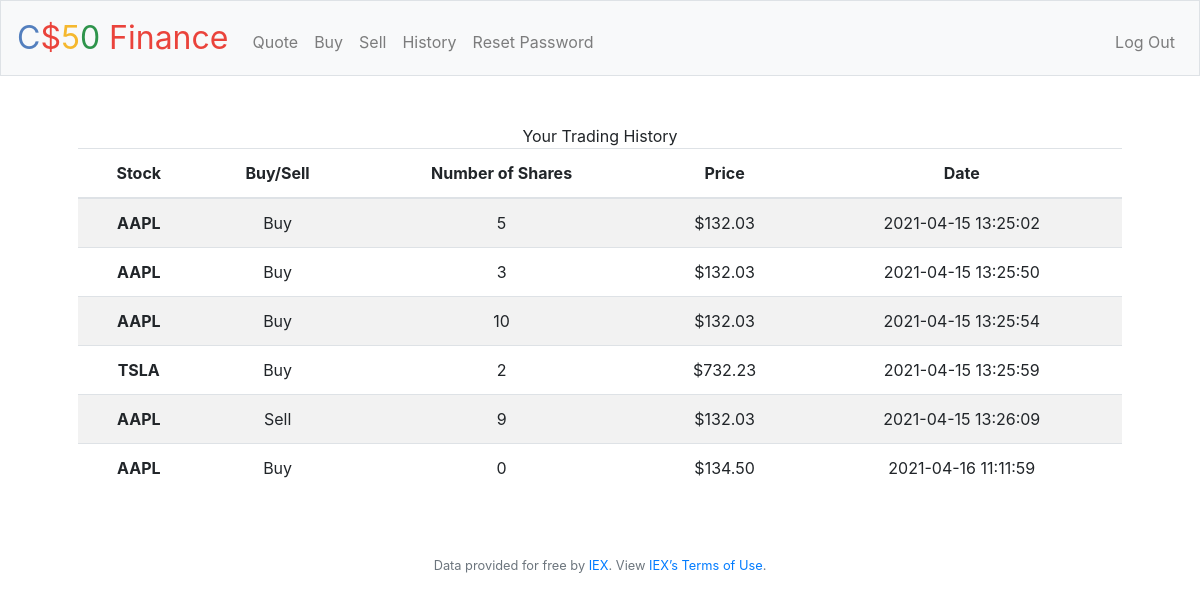
Screenshot of /history (signed in) with the database file from the repository.
### tables this page shows
CREATE TABLE all_records(user_id INTEGER, symbol TEXT, buysell TEXT, price REAL, shares INTEGER, date NUMERIC, FOREIGN KEY(user_id) REFERENCES users(id));

### application.py (the view)
@app.route("/history")
@login_required
def history():
    current_user_id = session["user_id"]
    history = db.execute("SELECT * FROM all_records WHERE user_id = ?", current_user_id)
    return render_template("history.html", history=history)

### application.py (called while the page is built)
@app.after_request
def after_request(response):
    response.headers["Cache-Control"] = "no-cache, no-store, must-revalidate"
    response.headers["Expires"] = 0
    response.headers["Pragma"] = "no-cache"
    return response

### helpers.py (called while the page is built)
def login_required(f):
    @wraps(f)
    def decorated_function(*args, **kwargs):
        if session.get("user_id") is None:
            return redirect("/login")
        return f(*args, **kwargs)
    return decorated_function

def usd(value):
    return f"${value:,.2f}"

### templates/history.html (shortened to what this page needs)
{% extends "layout.html" %}
{% block main %}
<h>Your Trading History</h>
<table class="table table-striped">
  <thead>
    <tr>
      <th scope="col">Stock</th>
      <th scope="col">Buy/Sell</th>
      <th scope="col">Number of Shares</th>
      <th scope="col">Price</th>
      <th scope="col">Date</th>
    </tr>
  </thead>
  <tbody>
    {% for rows in history %}
    <tr>
        <th scope ="row">{{ rows.symbol }}</th>
        <td>{{ rows.buysell }}</td>
        <td>{{ rows.shares }}</td>
        <td>{{ rows.price | usd}}</td>
        <td>{{ rows.date }}</td>
    </tr>
    {% endfor %}
  </tbody>
</table>
{% endblock %}

### templates/layout.html (shortened to what this page needs)
<!DOCTYPE html>
<html lang="en">
    <head>
        <link rel="stylesheet" href="https://cdn.jsdelivr.net/npm/bootstrap@4.5.3/dist/css/bootstrap.min.css">
        <link href="/static/styles.css" rel="stylesheet">
    </head>
    <body>
        <nav class="navbar navbar-expand-md navbar-light bg-light border">
            <a class="navbar-brand" href="/"><span class="blue">C</span><span class="red">$</span><span class="yellow">5</span><span class="green">0</span> <span class="red">Finance</span></a>
            <div class="collapse navbar-collapse" id="navbar">
                {% if session.user_id %}
                    <ul class="navbar-nav mr-auto mt-2">
                        <li class="nav-item"><a class="nav-link" href="/quote">Quote</a></li>
                        <li class="nav-item"><a class="nav-link" href="/buy">Buy</a></li>
                        <li class="nav-item"><a class="nav-link" href="/sell">Sell</a></li>
                        <li class="nav-item"><a class="nav-link" href="/history">History</a></li>
                        <li class="nav-item"><a class="nav-link" href="/password">Reset Password</a></li>
                    </ul>
                    <ul class="navbar-nav ml-auto mt-2">
                        <li class="nav-item"><a class="nav-link" href="/logout">Log Out</a></li>
                    </ul>
                {% else %}
                    <ul class="navbar-nav ml-auto mt-2">
                        <li class="nav-item"><a class="nav-link" href="/register">Register</a></li>
                        <li class="nav-item"><a class="nav-link" href="/login">Log In</a></li>
                    </ul>
                {% endif %}
            </div>
        </nav>
        <main class="container p-5">
            {% block main %}{% endblock %}
        </main>
        <footer class="small text-center text-muted">
            Data provided for free by <a href="https://iextrading.com/developer">IEX</a>. View <a href="https://iextrading.com/api-exhibit-a/">IEX’s Terms of Use</a>.
        </footer>
    </body>
</html>

### static/styles.css (style rules this page uses)
nav .navbar-brand { font-size: xx-large; }
nav .navbar-brand .blue { color: #537fbe; }
nav .navbar-brand .red { color: #ea433b; }
nav .navbar-brand .yellow { color: #f5b82e; }
nav .navbar-brand .green { color: #2e944b; }
main { overflow-x: auto; text-align: center; }

### rows the page displays
all_records: symbol "AAPL", buysell "Buy", shares "5", price "$132.03", date "2021-04-15 13:25:02"
all_records: symbol "AAPL", buysell "Buy", shares "3", price "$132.03", date "2021-04-15 13:25:50"
all_records: symbol "AAPL", buysell "Buy", shares "10", price "$132.03", date "2021-04-15 13:25:54"
all_records: symbol "TSLA", buysell "Buy", shares "2", price "$732.23", date "2021-04-15 13:25:59"
all_records: symbol "AAPL", buysell "Sell", shares "9", price "$132.03", date "2021-04-15 13:26:09"
all_records: symbol "AAPL", buysell "Buy", shares "0", price "$134.50", date "2021-04-16 11:11:59"
